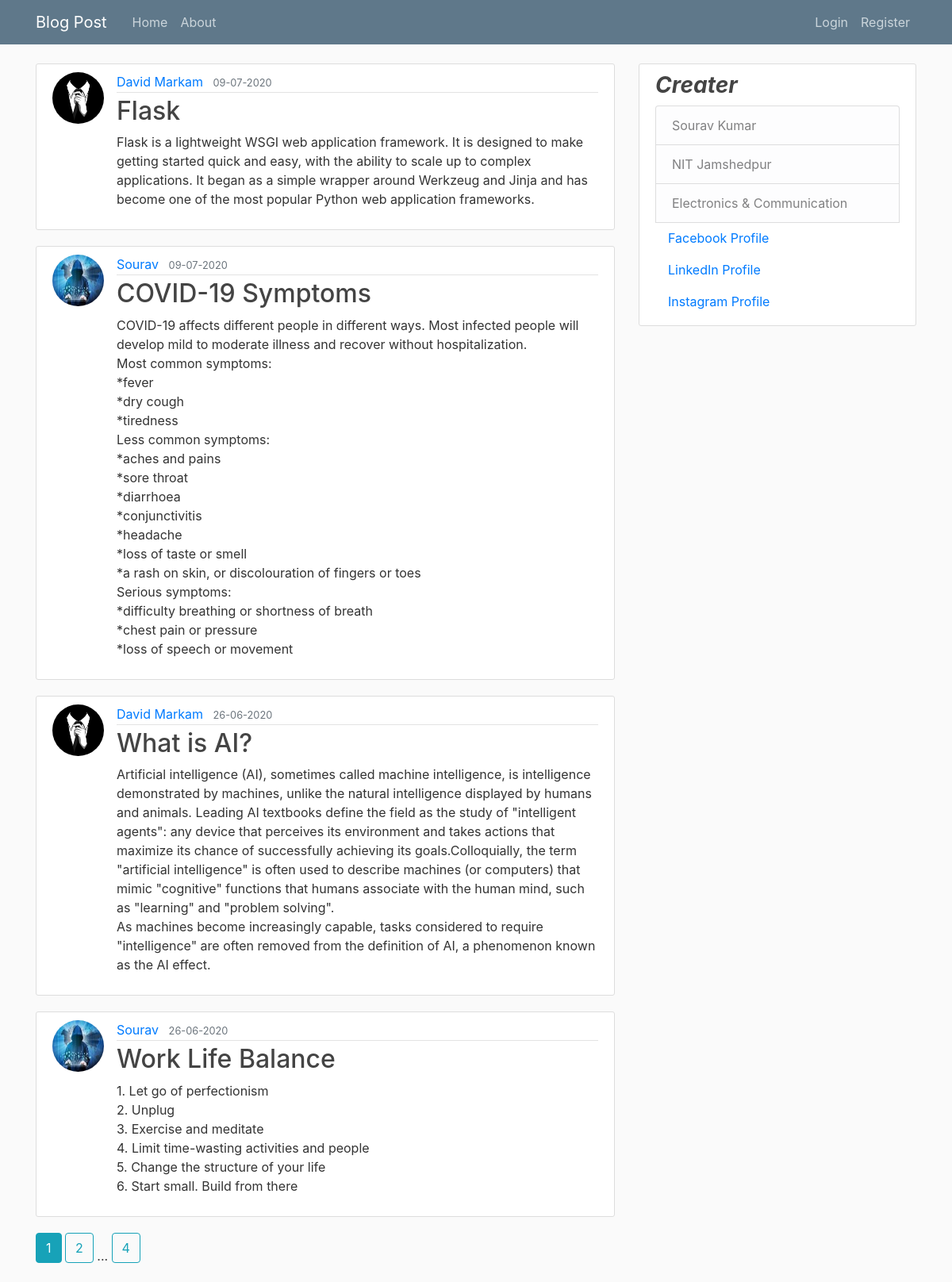
The page /home on the database its author committed.
### web/models.py (models this page shows, shortened)
class Post(db.Model):
	id = db.Column(db.Integer,primary_key=True)
	title = db.Column(db.String(100), nullable=False)
	date_posted = db.Column(db.DateTime, nullable=False, default=datetime.utcnow)
	content = db.Column(db.Text, nullable=False)
	user_id = db.Column(db.Integer, db.ForeignKey('user.id'), nullable=False)

class User(db.Model,UserMixin):
	id = db.Column(db.Integer, primary_key =True)
	username = db.Column(db.String(20),unique=True, nullable=False)
	email = db.Column(db.String(120), unique=True, nullable=False)
	img_file = db.Column(db.String(60),nullable=False, default='default.jpg')
	password = db.Column(db.String(60), nullable=False)
	posts = db.relationship('Post',backref='author', lazy=True)

### web/main/routes.py (the view)
@main.route('/')
@main.route('/home')
def home():
	page = request.args.get('page',1,type=int)
	posts = Post.query.order_by(Post.date_posted.desc()).paginate(page=page, per_page=4)
	return render_template('home.html',posts=posts)

### web/templates/home.html
{% extends "layout.html" %}
{% block content %}
   {% for post in posts.items %}
	<article class="media content-section">
	  <img class="rounded-circle article-img" src="{{ url_for('static',filename = 'profile_pics/' + post.author.img_file) }}">
	  <div class="media-body">
	    <div class="article-metadata">
	      <a class="mr-2" href="{{ url_for('users.user_posts', username=post.author.username) }}">{{ post.author.username }}</a>
	      <small class="text-muted">{{ post.date_posted.strftime("%d-%m-%Y") }}</small>
	    </div>
	    <h2><a class="article-title" href="{{ url_for('posts.post', post_id=post.id) }}">{{ post.title }}</a></h2>
	    <p class="article-content">{{ post.content }}</p>
	  </div>
    </article>
	{% endfor %}
	{% for page_num in posts.iter_pages(left_edge=1, right_edge=1, left_current=1, right_current=2) %}
		{%if page_num %}
			{%if posts.page == page_num %}
				<a class="btn btn-info mb-4" href="{{ url_for('main.home', page=page_num) }}">{{ page_num }}</a>
			{% else %}
				<a class="btn btn-outline-info mb-4" href="{{ url_for('main.home', page=page_num) }}">{{ page_num }}</a>
			{% endif %}
		{% else %}
			...
		{% endif %}
	{% endfor %}
{% endblock content %}

### web/templates/layout.html (shortened to what this page needs)
<!DOCTYPE html>
<html>
<head>
    <link rel="stylesheet" href="https://stackpath.bootstrapcdn.com/bootstrap/4.3.1/css/bootstrap.min.css">
    <link rel="stylesheet" type="text/css" href="{{ url_for('static',filename='main.css')}}">
</head>
<body>
<header class="site-header">
  <nav class="navbar navbar-expand-md navbar-dark bg-steel fixed-top">
    <div class="container">
      <a class="navbar-brand mr-4" href="/">Blog Post</a>
      <div class="collapse navbar-collapse" id="navbarToggle">
        <div class="navbar-nav mr-auto">
          <a class="nav-item nav-link" href="{{ url_for('main.home') }}">Home</a>
          <a class="nav-item nav-link" href="{{ url_for('main.about') }}">About</a>
        </div>
        <div class="navbar-nav">
          {% if current_user.is_authenticated %}
            <a class="nav-item nav-link" href="{{ url_for('posts.new_post') }}">New Post</a>
            <a class="nav-item nav-link" href="{{ url_for('users.account') }}">Account</a>
            <a class="nav-item nav-link" href="{{ url_for('users.logout') }}">Logout</a>
          {% else %}
            <a class="nav-item nav-link" href="{{ url_for('users.login') }}">Login</a>
            <a class="nav-item nav-link" href="{{ url_for('users.register') }}">Register</a>
          {% endif %}
        </div>
      </div>
    </div>
  </nav>
</header>
<main role="main" class="container">
  <div class="row">
    <div class="col-md-8">
      {% block content %}{% endblock %}
    </div>
    <div class="col-md-4">
      <div class="content-section">
        <h3> <b> <i> Creater </i> </b></h3>
          <ul class="list-group">
            <li class="list-group-item list-group-item-light">Sourav Kumar</li>
            <li class="list-group-item list-group-item-light">NIT Jamshedpur</li>
            <li class="list-group-item list-group-item-light">Electronics & Communication </li>
            <a class="nav-item nav-link" href="https://www.facebook.com/sourav.sharma.54966834">Facebook Profile</a>
            <a class="nav-item nav-link" href="https://www.linkedin.com/in/sourav-kumar-824112147">LinkedIn Profile</a>
            <a class="nav-item nav-link" href="https://www.instagram.com/sourav.kumar10/">Instagram Profile</a>
          </ul>
      </div>
    </div>
  </div>
 </main>
</body>
</html>

### web/static/main.css (style rules this page uses)
body { background: #fafafa; color: #333333; margin-top: 5rem; }
h1, h2, h3, h4, h5, h6 { color: #444444; }
.bg-steel { background-color: #5f788a; }
.site-header .navbar-nav .nav-link { color: #cbd5db; }
.content-section { background: #ffffff; padding: 10px 20px; border: 1px solid #dddddd; border-radius: 3px; margin-bottom: 20px; }
.article-title { color: #444444; }
.article-content { white-space: pre-line; }
.article-img { height: 65px; width: 65px; margin-right: 16px; }
.article-metadata { padding-bottom: 1px; margin-bottom: 4px; border-bottom: 1px solid #e3e3e3 }

### rows shown on the page
Post: img_file (placeholder picture), author.username "David Markam", date_posted "09-07-2020", title "Flask", content "Flask is a lightweight WSGI web application framework. It is designed to make getting started quick and easy, with the ability to scale up to complex applications. It began as a simple wrapper around Werkzeug and Jinja and has become one of the most popular Python web application frameworks."
Post: img_file (picture), author.username "Sourav", date_posted "09-07-2020", title "COVID-19 Symptoms", content "COVID-19 affects different people in different ways. Most infected people will develop mild to moderate illness and recover without hospitalization. Most common symptoms: *fever *dry cough *tiredness Less common symptoms: *aches and pains *sore throat *diarrhoea *conjunctivitis *headache *loss of taste or smell *a rash on skin, or discolouration of fingers or toes Serious symptoms: *difficulty breathing or shortness of breath *chest pain or pressure *loss of speech or movement"
Post: img_file (placeholder picture), author.username "David Markam", date_posted "26-06-2020", title "What is AI?", content "Artificial intelligence (AI), sometimes called machine intelligence, is intelligence demonstrated by machines, unlike the natural intelligence displayed by humans and animals. Leading AI textbooks define the field as the study of \"intelligent agents\": any device that perceives its environment and takes actions that maximize its chance of successfully achieving its goals.Colloquially, the term \"artificial intelligence\" is often used to describe machines (or computers) that mimic \"cognitive\" functions that humans associate with the human mind, such as \"learning\" and \"problem solving\". As machines become increasingly capable, tasks considered to require \"intelligence\" are often removed from…"
Post: img_file (picture), author.username "Sourav", date_posted "26-06-2020", title "Work Life Balance", content "1. Let go of perfectionism 2. Unplug 3. Exercise and meditate 4. Limit time-wasting activities and people 5. Change the structure of your life 6. Start small. Build from there"

### other values the page prints
{{ page_num }} "1"
{{ page_num }} "2" "4"
